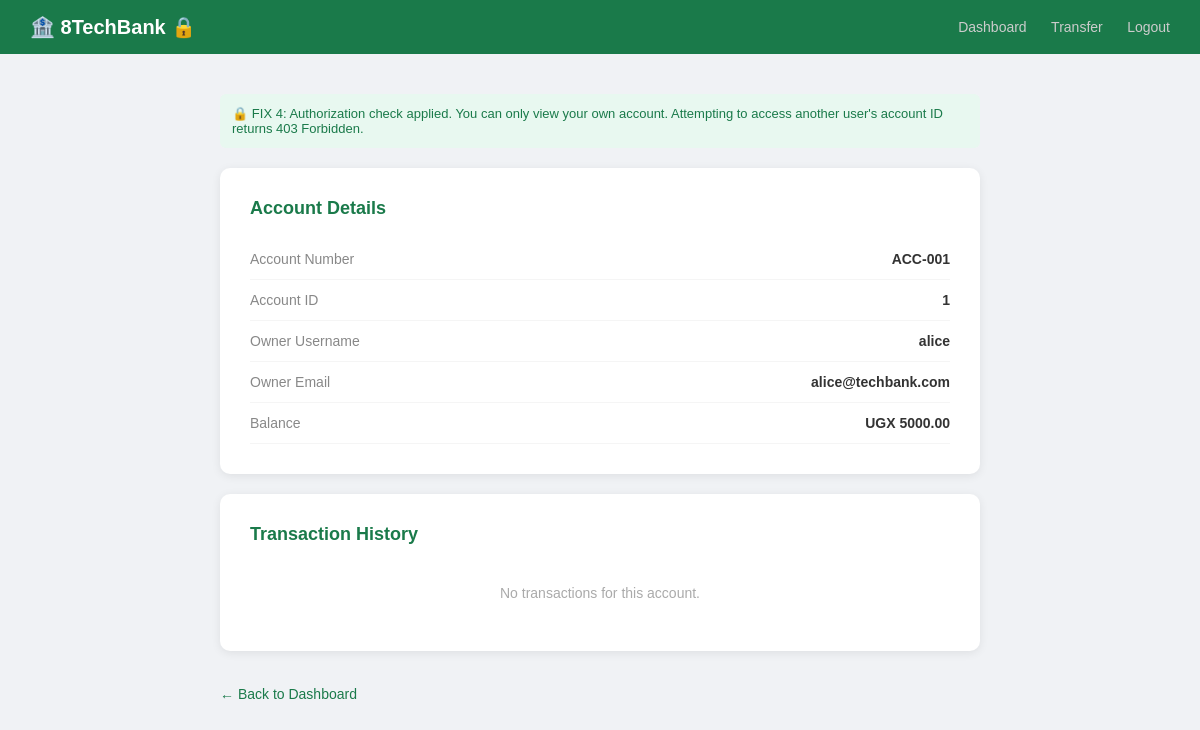
/account/1 (signed in), run on the app's committed database.
### tables this page shows
CREATE TABLE accounts (
            id INTEGER PRIMARY KEY AUTOINCREMENT,
            user_id INTEGER NOT NULL,
            account_number TEXT NOT NULL UNIQUE,
            balance REAL DEFAULT 0.0,
            FOREIGN KEY (user_id) REFERENCES users(id)
        );

CREATE TABLE users (
            id INTEGER PRIMARY KEY AUTOINCREMENT,
            username TEXT NOT NULL UNIQUE,
            password TEXT NOT NULL,
            role TEXT DEFAULT 'user',
            email TEXT
        );

### app.py (the view)
@app.route('/account/<int:account_id>')
@login_required
def view_account(account_id):
    db = get_db()
    account = db.execute(
        "SELECT * FROM accounts WHERE id=?", (account_id,)
    ).fetchone()
    if not account:
        abort(404)
    if account['user_id'] != session['user_id']:
        abort(403)  # Forbidden - IDOR exploit now blocked
    owner = db.execute(
        "SELECT username, email FROM users WHERE id=?", (account['user_id'],)
    ).fetchone()
    transactions = db.execute(
        "SELECT * FROM transactions WHERE from_acct=? OR to_acct=? ORDER BY timestamp DESC",
        (account_id, account_id)
    ).fetchall()
    return render_template('account.html', account=account,
                           owner=owner, transactions=transactions)

### app.py (called while the page is built)
def get_db():
    db = getattr(g, '_database', None)
    if db is None:
        db = g._database = sqlite3.connect(DATABASE)
        db.row_factory = sqlite3.Row
    return db

@app.teardown_appcontext
def close_connection(exception):
    db = getattr(g, '_database', None)
    if db is not None:
        db.close()

@app.after_request
def set_security_headers(response):
    response.headers['X-Content-Type-Options'] = 'nosniff'
    response.headers['X-Frame-Options'] = 'DENY'
    response.headers['Referrer-Policy'] = 'no-referrer'
    response.headers['Strict-Transport-Security'] = 'max-age=31536000; includeSubDomains'
    response.headers['Content-Security-Policy'] = (
        "default-src 'self'; "
        "script-src 'self'; "       # No inline scripts allowed
        "style-src 'self' 'unsafe-inline'; "
        "img-src 'self' data:;"
    )
    return response

def login_required(f):
    @wraps(f)
    def decorated(*args, **kwargs):
        if 'user_id' not in session:
            return redirect('/login')
        return f(*args, **kwargs)
    return decorated

### templates/account.html (shortened to what this page needs)
<!doctype html>
<html lang="en">
  <head>
  </head>
  <body>
    <nav>
      <h1>🏦 8TechBank 🔒</h1>
      <div>
        <a href="/dashboard">Dashboard</a>
        <a href="/transfer">Transfer</a>
        <a href="/logout">Logout</a>
      </div>
    </nav>
    <div class="container">
      <div class="fix-note">🔒 FIX 4: Authorization check applied. You can only view your own account. Attempting to access another user's account ID returns 403 Forbidden.</div>
      <div class="card">
        <h2>Account Details</h2>
        <div class="info-row"><span class="label">Account Number</span><span class="value">{{ account.account_number }}</span></div>
        <div class="info-row"><span class="label">Account ID</span><span class="value">{{ account.id }}</span></div>
        <div class="info-row"><span class="label">Owner Username</span><span class="value">{{ owner.username }}</span></div>
        <div class="info-row"><span class="label">Owner Email</span><span class="value">{{ owner.email }}</span></div>
        <div class="info-row"><span class="label">Balance</span><span class="value">UGX {{ "%.2f"|format(account.balance) }}</span></div>
      </div>
      <div class="card">
        <h2>Transaction History</h2>
        {% if transactions %}
        <table>
          <tr>
            <th>From</th>
            <th>To</th>
            <th>Amount (UGX)</th>
            <th>Note</th>
            <th>Date</th>
          </tr>
          {% for tx in transactions %}
          <tr>
            <td>{{ tx.from_acct }}</td>
            <td>{{ tx.to_acct }}</td>
            <td>{{ "%.2f"|format(tx.amount) }}</td>
            <td>{{ tx.note }}</td>
            <td>{{ tx.timestamp }}</td>
          </tr>
          {% endfor %}
        </table>
        {% else %}
        <p class="empty">No transactions for this account.</p>
        {% endif %}
      </div>
      <a href="/dashboard" class="back">← Back to Dashboard</a>
    </div>
  </body>
</html>

### templates/account.html (style rules this page uses)
* { margin: 0; padding: 0; box-sizing: border-box; }
body { font-family: Arial, sans-serif; background: #f0f2f5; }
nav { background: #1a7a4a; padding: 15px 30px; display: flex; justify-content: space-between; align-items: center; }
nav h1 { color: white; font-size: 20px; }
nav div a { color: #ccc; text-decoration: none; margin-left: 20px; font-size: 14px; }
.container { max-width: 800px; margin: 40px auto; padding: 0 20px; }
.card { background: white; padding: 30px; border-radius: 10px; box-shadow: 0 2px 10px rgba(0, 0, 0, 0.08); margin-bottom: 20px; }
.card h2 { color: #1a7a4a; margin-bottom: 20px; font-size: 18px; }
.info-row { display: flex; justify-content: space-between; padding: 12px 0; border-bottom: 1px solid #f5f5f5; font-size: 14px; }
.info-row .label { color: #888; }
.info-row .value { color: #333; font-weight: bold; }
.back { display: inline-block; margin-top: 15px; color: #1a7a4a; text-decoration: none; font-size: 14px; }
.fix-note { background: #e8f8f0; color: #1a7a4a; padding: 12px; border-radius: 6px; margin-bottom: 20px; font-size: 13px; }
.empty { color: #aaa; font-size: 14px; text-align: center; padding: 20px; }

### data on the page
accounts: account_number "ACC-001", id "1", balance "5000.00"
users: username "alice", email "alice@techbank.com"
